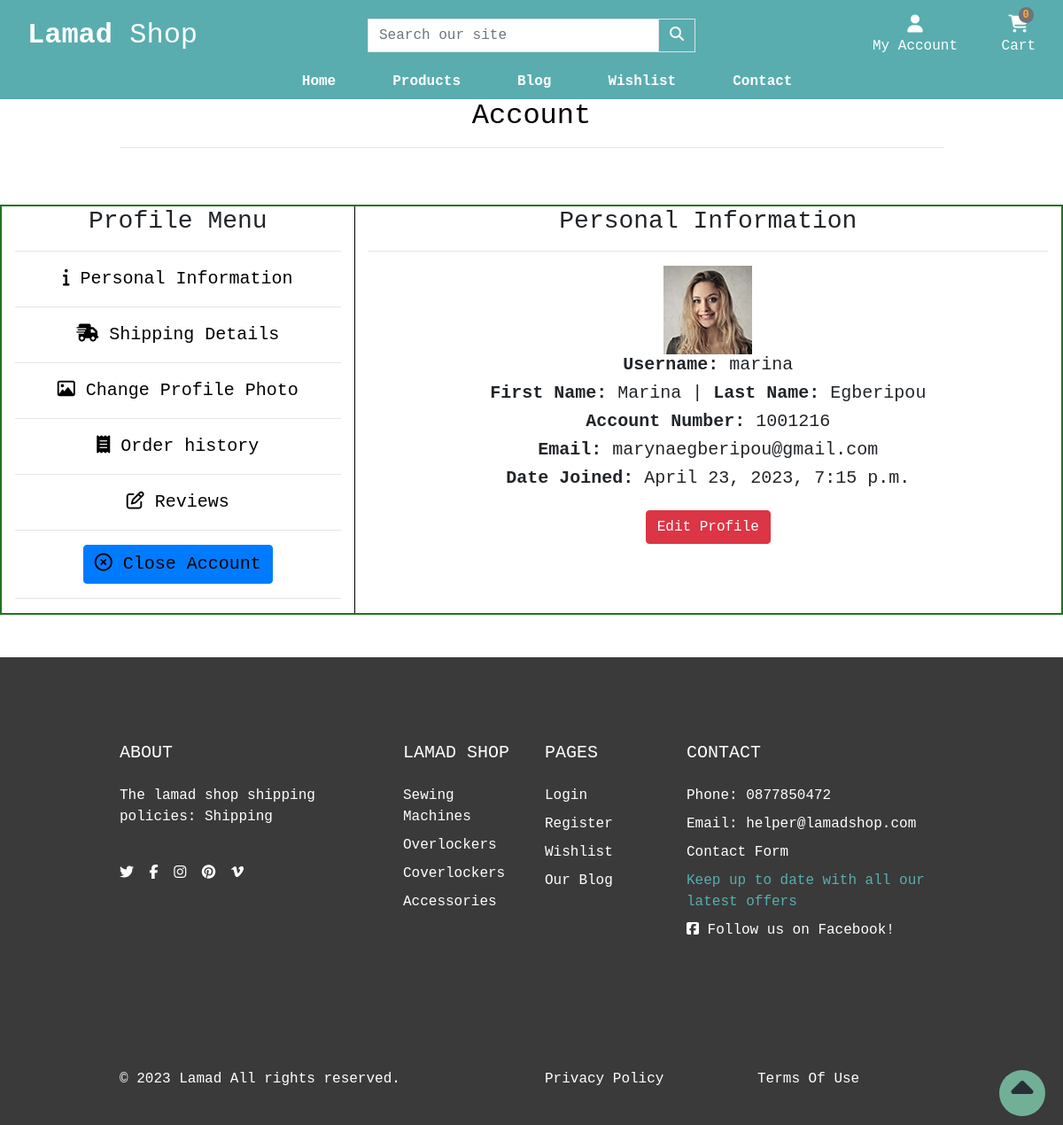
Page /account/ (signed in) on the committed database.
### account/models.py (models this page shows, shortened)
class CustomUser(AbstractUser):
    username = models.CharField(max_length=20, unique=True)
    email = models.EmailField(_('email address'), unique=True, max_length=100)
    is_email_verified = models.BooleanField(default=False)

class Profile(models.Model):
    user = models.OneToOneField(settings.AUTH_USER_MODEL,
                                on_delete=models.CASCADE)
    street_address1 = models.CharField(blank=True, max_length=100, null=True)
    street_address2 = models.CharField(blank=True, default=00, max_length=100)
    town_or_city = models.CharField(blank=True, max_length=30)
    county = models.CharField(blank=True, default=00, max_length=30, null=True)
    postcode = models.CharField(blank=True, max_length=30)
    country = CountryField(blank=True, max_length=30)
    avatar = models.ImageField(blank=True, upload_to='profile_pics/')

### shop/models.py (models this page shows, shortened)
class Category(models.Model):
    name = models.CharField(max_length=100)
    slug = models.SlugField(max_length=100, unique=True)
    friendly_name = models.CharField(max_length=100, null=True, blank=True)
    description = models.TextField(max_length=250, blank=True)
    class Meta:
        verbose_name = 'category'
        verbose_name_plural = 'Categories'
    def get_absolute_url(self):
        return reverse('shop:products_by_category', args=[self.slug])

### account/views.py (the view)
# urls.py: path('', index, name='profile'),
@login_required(login_url='account/signin')
def index(request):
    template_name = 'account/profile.html'
    user = request.user
    context = {'user': user}
    return render(request, template_name, context)

### cart/contexts.py (called while the page is built, shortened)
def cart_contents(request):
    cart_items = []
    total = 0
    product_count = 0
    cart = request.session.get('cart', {})
    if total < settings.FREE_DELIVERY_THRESHOLD:
        delivery = total * Decimal(settings.STANDARD_DELIVERY_PERCENTAGE / 100)
        free_delivery_delta = settings.FREE_DELIVERY_THRESHOLD - total
    else:
        delivery = 0
        free_delivery_delta = 0
    grand_total = delivery + total
    context = {
        'cart_items': cart_items,
        'total': total,
        'product_count': product_count,
        'delivery': delivery,
        'free_delivery_delta': free_delivery_delta,
        'free_delivery_threshold': settings.FREE_DELIVERY_THRESHOLD,
        'grand_total': grand_total,
    }
    return context

### shop/contexts.py (called while the page is built)
def nav_menu(request):
    menu = Category.objects.all()
    return dict(menu=menu)

### account/templates/account/profile.html (shortened to what this page needs)
{% extends "base.html" %}
{% load static %}
{% block extra_css %}
    <link rel="stylesheet" href="{% static 'css/profile.css' %}">
{% endblock %}
{% block page_header %}
    <div class="container header-container">
        <div class="row">
            <div class="col text-center">
                <h2 class="text-black">Account</h2>
                <hr>
            </div>
        </div>
    </div>
{% endblock %}
{% block content %}
    <div class="container-fluid profile-container justify-content-space-around mt-5 mb-5">
        <div class="row text-center border-guide">
            <div class="col-xs-12 col-md-4 profile-menu-items">
                <h3>Profile Menu</h3>
                <hr>
                <ul class="profile-menu-list">
                    <li><a href="{% url 'account:profile' %}" class="menu-item active"><i class="fa-solid fa-info"></i> Personal Information</a></li><hr>
                    <li><a href="{% url 'account:shipping_details' %}" class="menu-item"><i class="fa-solid fa-truck-fast"></i> Shipping Details</a></li><hr>
                    <li><a href="{% url 'account:edit_image' user.id %}" class="menu-item"><i class="fa-regular fa-image"></i></i> Change Profile Photo</a></li><hr>
                    <li><a href="{% url 'account:order_history' %}" class="menu-item"><i class="fa-solid fa-receipt"></i> Order history</a></li><hr>
                    <li><a href="{% url 'account:reviews' %}" class="menu-item"><i class="far fa-edit"></i> Reviews</a></li><hr>
                    <li><a href="#" class="menu-item btn btn-primary" data-toggle="modal" data-target="#myCenteredModal"><i class="fa-regular fa-circle-xmark"></i> Close Account</a></li><hr>
                </ul>
            </div>
            <div class="col-xs-12 col-md-8 profile-options-items">
                <h3>Personal Information</h3>
                    <hr>
                {% if request.user.profile.avatar %}
                    <img src="{{user.profile.avatar.url}}" height="100px" alt="users profile image">
                {% else %}
                    <img src="{% static 'images/userimage.png' %}" height="100px" alt="default user image">
                {% endif %}
                <h5><strong>Username:</strong> {{ user.username }}</h5>
                <h5><strong>First Name:</strong> {{ user.first_name }} | <strong>Last Name:</strong> {{ user.last_name }}</h5>
                <h5><strong>Account Number:</strong> 100121{{ user.id }}</h5>
                <h5><strong>Email:</strong> {{ user.email }}</h5>
                <h5><strong>Date Joined:</strong> {{user.date_joined}}</h5>
                <a href="{% url 'account:edit_profile' user.id %}" class="btn btn-danger mt-3 mb-3">Edit Profile</a>
            </div>
        </div>
    </div>
{% endblock %}

### templates/base.html (shortened to what this page needs)
{% load static %}
<!doctype html>
<html lang="en">
  <head>
    {% block corecss %}
    <link rel="stylesheet" href="https://cdn.jsdelivr.net/npm/bootstrap@4.6.2/dist/css/bootstrap.min.css">
    <link rel="stylesheet" href="https://cdn.jsdelivr.net/npm/bootstrap-icons@1.10.3/font/bootstrap-icons.css">
    <link href="{% static 'css/base.css' %}" rel="stylesheet">
    {% endblock %}
    {% block extra_css %}{% endblock %}
  </head>
  <body>
    <header class="container-fluid">
        <div id="topnav" class="row nav-bg-color pt-lg-2 d-none d-lg-flex">
            <div class="col-12 col-lg-4 my-auto py-1 py-lg-0 text-center text-lg-left">
                <a href="{% url 'home:home' %}" class="nav-link main-logo-link">
                  <h2 class="logo-font text-white my-0"><strong>Lamad</strong> Shop</h2>
                </a>
            </div>
            <div class="col-12 col-lg-4 my-auto py-1 py-lg-0">
                <form method="GET" action="{% url 'shop:products' %}">
                    <div class="input-group w-100">
                        <input class="form-control border border-black rounded-0" type="text" name="q" placeholder="Search our site">
                        <div class="input-group-append">
                            <button class="form-control btn nav-bg-color border border-black rounded-0" type="submit" aria-label="Search our products">
                                <span class="icon">
                                    <i class="fas fa-search"></i>
                                </span>
                            </button>
                        </div>
                    </div>
                </form>
            </div>
            <div class="col-12 col-lg-4 my-auto py-1 py-lg-0">
                <ul class="list-inline list-unstyled text-center text-lg-right my-0">
                    <li class="list-inline-item dropdown">
                        <a class="text-sly nav-link" href="#" id="dt-user-options" data-toggle="dropdown" aria-haspopup="true" aria-expanded="false">
                            <div class="text-center">
                                {% if request.user.is_authenticated %}
                                    <div><i class="fas fa-user fa-lg"></i></div>
                                    <p class="my-0 text-white">My Account</p>
                                {% else %}
                                    <div><i class="fas fa-user fa-lg"></i></div>
                                    <p class="my-0 text-white">Login / Sign Up</p>
                                {% endif %}
                            </div>
                        </a>
                    </li>
                    <li class="list-inline-item">
                        <a class="{% if grand_total %}text-info font-weight-bold{% else %}text-white{% endif %} nav-link" href="{% url 'cart:cart' %}">
                            <div class="text-center">
                                <div><span class="position-absolute top-0 left-100 translate-middle badge rounded-pill bg-light my-button">{{ request.session.cart.keys | length }}</span></div>
                                <div><i class="fa-solid fa-cart-shopping fa-lg"></i></div>
                                <p class="my-0 cart-amount">
                                    {% if grand_total %}
                                        ${{ grand_total|floatformat:2 }}
                                    {% else %}
                                        Cart
                                    {% endif %}
                                </p>
                            </div>
                        </a>
                    </li>
                </ul>
            </div>
        </div>
        <div class="row second-nav">
            <nav class="navbar navbar-expand-lg navbar-dark text-sly w-100">
                    {% include 'includes/mobile-top-header.html' %}
                    {% include 'includes/main-nav.html' %}
            </nav>
        </div>
    </header>
    {% block page_header %}
    {% endblock %}
    {% block content %}
    {% endblock %}
    <a href="#" id="to-top" aria-label="move to top of page">
      <span class="move_to_top">
        <i class="fas fa-caret-up"></i>
      </span>
    </a>
     <footer class="footer" style="background: #3a3a3a">
        <div class="py-5">
          <div class="container py-5">
            <div class="row gx-5 gy-4">
              <div class="col-lg-4">
                 <h5 class="text-white text-uppercase mb-4">ABOUT</h5>
                 <p class="text-white">The lamad shop shipping policies: <a href="{% url 'contact:shipping' %}" class='text-white'>Shipping</a></p>
                 <br>
                <ul class="list-inline mb-0">
                  <li class="list-inline-item me-3"><a class="reset-anchor" href="https://twitter.com" target="_blank" rel="noopener" aria-label="Visit our twitter page(opens on a new tab)"><i class="fab fa-twitter"></i></a></li>
                  <li class="list-inline-item me-3"><a class="reset-anchor" href="https://facebook.com" target="_blank" rel="noopener" aria-label="Visit our facebook page(opens on a new tab)"><i class="fab fa-facebook-f"></i></a></li>
                  <li class="list-inline-item me-3"><a class="reset-anchor" href="https://instagram.com" target="_blank" rel="noopener" aria-label="Visit our instagram page(opens on a new tab)"><i class="fab fa-instagram"></i></a></li>
                  <li class="list-inline-item me-3"><a class="reset-anchor" href="https://pinterest.com" target="_blank" rel="noopener" aria-label="Visit our pinterest page(opens on a new tab)"><i class="fab fa-pinterest"></i></a></li>
                  <li class="list-inline-item"><a class="reset-anchor" href="https://vimeo.com" target="_blank" rel="noopener" aria-label="Visit our vimeo page(opens on a new tab)"><i class="fab fa-vimeo-v"></i></a></li>
                </ul>
              </div>
              <div class="col-lg-2 col-md-6">
                <h5 class="text-white text-uppercase mb-4">Lamad Shop</h5>
                <ul class="list-unstyled text-sm fw-normal mb-0">
                  {% for category in menu %}
                  <li class="mb-1 pb-1"><a href="{{ category.get_absolute_url }}" class="reset-anchor">{{category.name}}</a></li>
                  {% endfor %}
                </ul>
              </div>
              <div class="col-lg-2 col-md-6">
                <h5 class="text-white text-uppercase mb-4">Pages</h5>
                <ul class="list-unstyled text-sm fw-normal mb-0">
                  <li class="mb-1 pb-1"> <a class="reset-anchor" href="{% url 'account:signin' %}">Login</a></li>
                  <li class="mb-1 pb-1"> <a class="reset-anchor" href="{% url 'account:register' %}">Register</a></li>
                  <li class="mb-1 pb-1"> <a class="reset-anchor" href="{% url 'wishlist:wish_list' %}">Wishlist</a></li>
                  <li class="mb-1 pb-1"> <a class="reset-anchor" href="{% url 'blog:articles' %}">Our Blog</a></li>
                </ul>
              </div>
              <div class="newsletter col-lg-4">
                <h5 class="text-white text-uppercase mb-4">Contact</h5>
                <ul class="list-unstyled text-sm fw-normal mb-0">
                  <li class="mb-1 pb-1 text-white">Phone: 0877850472</li>
                  <li class="mb-1 pb-1 text-white">Email: helper@lamadshop.com</li>
                  <li class="mb-1 pb-1"><a href="{% url 'contact:contact' %}" class="reset-anchor">Contact Form</a></li>
                  <li class="mb-1 pb-1 text-sly">Keep up to date with all our latest offers</li>
                  <li class="mb-1 pb-1 text-white"><a href="https://www.facebook.com/profile.php?id=100091956826416" target="_blank" rel="noopener" aria-label="Visit us (opens on a new tab)"><i class="fab fa-facebook-square"></i> Follow us on Facebook!</a></li>
                </ul>
              </div>
            </div>
          </div>
        </div>
        <div class="copyrights py-4" style="background: #3a3a3a">
          <div class="container py-3">
            <div class="row align-items-center gy-3">
              <div class="col-md-6">
                <p class="mb-0 text-sm fw-normal text-white">&copy; 2023 <a class="reset-anchor text-white" href="{% url 'home:home' %}">Lamad</a> All rights reserved.</p>
              </div>
              <div class="col-md-3">
                <p class="mb-0 text-sm fw-normal text-sly"><a class="reset-anchor text-white" href="{% url 'home:privacy' %}">Privacy Policy</a></p>
              </div>
              <div class="col-md-3">
                <p class="mb-0 text-sm fw-normal text-sly"><a class="reset-anchor text-white" href="{% url 'home:terms' %}">Terms Of Use</a></p>
              </div>
            </div>
          </div>
        </div>
      </footer>
  </body>
</html>

### static/css/base.css (style rules this page uses)
html { height: 100%; }
body { font-family: 'Courier New', Courier, monospace; background-color: #fff; }
.nav-bg-color { background-color: #59adaf; }
a { color: black; }
li > a { color: white; }
.rounded-pill { border-radius: 60rem!important; }
.top-0 { top: 0!important; }
.bg-light { background-color: #727475 !important; }
.my-button { color: #fda93b; }
.text-white { color: white; }
.navbar { padding: 0; }
.second-nav { padding: 0; background-color:#59adaf; min-width: 100%; }
.fas { color: #fff; }
.fa-cart-shopping { color: #fff; }
.text-sly { color: #59adaf !important; }
.main-logo-link { width: fit-content; }
.cart-amount { color: #fff; }
.text-black { color: #000; }
li { list-style-type: none; }
#to-top { text-decoration: none; align-items: center; position: fixed; bottom: 10px; right: 20px; z-index: 10000; }
#to-top>span { width: 52px; height: 52px; border-radius: 52px; text-decoration: none; line-height: 52px; background-color: rgba(137, 227, 191, 0.7); border: 2px solid transparent; text-align: center; }
#to-top i { color: #292F36; font-size: 250%; }
.move_to_top { position: relative; display: inline-block; vertical-align: middle; }
@media (min-width: 1200px) { .container { max-width: 80%; } }

### static/css/profile.css (style rules this page uses)
.profile-menu-items { min-height: 100%; border-right: solid black 1px; }
.profile-options-items { height: 100%; }
.profile-menu-list { margin: 0; padding: 0; }
.menu-item { color: black; font-size: 20px; }
.fa-image:before { content: "\f03e"; color: black; }
.border-guide { border: 2px solid rgb(31, 115, 31)!important; }

### rows in the picture
CustomUser: profile.avatar (picture), username "marina", first_name "Marina", last_name "Egberipou", id "6", email "marynaegberipou@gmail.com", date_joined "April 23, 2023, 7:15 p.m."
Category: name "Sewing Machines"
Category: name "Overlockers"
Category: name "Coverlockers"
Category: name "Accessories"

### other values in the picture
{{ request.session.cart.keys | length }} "0"
